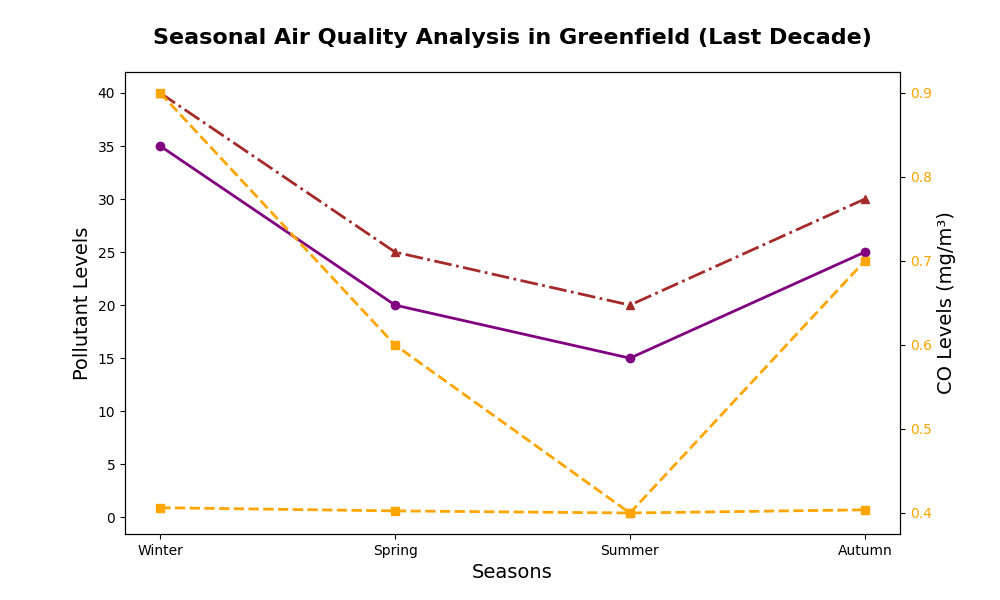

This chart was generated by the following Python code:
import matplotlib.pyplot as plt
import numpy as np

seasons = np.array(['Winter', 'Spring', 'Summer', 'Autumn'])
pm25_levels = np.array([35, 20, 15, 25])
co_levels = np.array([0.9, 0.6, 0.4, 0.7])
no2_levels = np.array([40, 25, 20, 30])

fig, ax = plt.subplots(figsize=(10, 6))

ax.plot(seasons, pm25_levels, marker='o', linestyle='-', color='purple', linewidth=2)
ax.plot(seasons, co_levels, marker='s', linestyle='--', color='orange', linewidth=2)
ax.plot(seasons, no2_levels, marker='^', linestyle='-.', color='brown', linewidth=2)

ax.set_title("Seasonal Air Quality Analysis in Greenfield (Last Decade)", fontsize=16, fontweight='bold', pad=20)
ax.set_xlabel("Seasons", fontsize=14)
ax.set_ylabel("Pollutant Levels", fontsize=14)

ax_right = ax.twinx()
ax_right.set_ylabel("CO Levels (mg/m³)", fontsize=14)
ax_right.plot(seasons, co_levels, marker='s', linestyle='--', color='orange', linewidth=2)
ax_right.tick_params(axis='y', labelcolor='orange')

plt.show()
